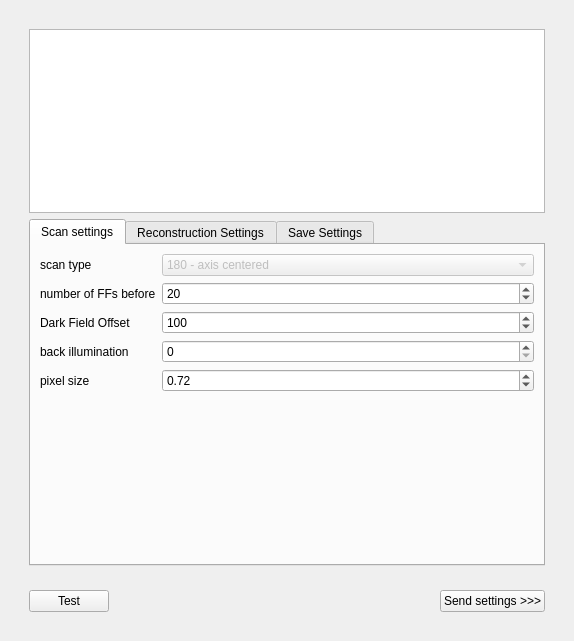
<?xml version="1.0" encoding="UTF-8"?>
<ui version="4.0">
 <class>recoParametersWidget</class>
 <widget class="QWidget" name="recoParametersWidget">
  <property name="geometry">
   <rect>
    <x>0</x>
    <y>0</y>
    <width>574</width>
    <height>641</height>
   </rect>
  </property>
  <property name="windowTitle">
   <string>Form</string>
  </property>
  <layout class="QHBoxLayout" name="horizontalLayout_3">
   <item>
    <widget class="QWidget" name="MainWidget" native="true">
     <layout class="QVBoxLayout" name="verticalLayout">
      <item>
       <widget class="QWidget" name="lowerSection" native="true">
        <layout class="QVBoxLayout" name="verticalLayout_2">
         <item>
          <widget class="QTextEdit" name="txt_console"/>
         </item>
         <item>
          <widget class="QTabWidget" name="tabWidget">
           <property name="tabShape">
            <enum>QTabWidget::Rounded</enum>
           </property>
           <property name="currentIndex">
            <number>0</number>
           </property>
           <widget class="QWidget" name="tab_scan_settings">
            <attribute name="title">
             <string>Scan settings</string>
            </attribute>
            <layout class="QFormLayout" name="formLayout">
             <property name="labelAlignment">
              <set>Qt::AlignLeading|Qt::AlignLeft|Qt::AlignVCenter</set>
             </property>
             <item row="0" column="0">
              <widget class="QLabel" name="label_18">
               <property name="text">
                <string>scan type</string>
               </property>
              </widget>
             </item>
             <item row="0" column="1">
              <widget class="QComboBox" name="comboBox_180_360">
               <property name="enabled">
                <bool>false</bool>
               </property>
               <item>
                <property name="text">
                 <string>180 - axis centered</string>
                </property>
               </item>
               <item>
                <property name="text">
                 <string>360 - axis left</string>
                </property>
               </item>
               <item>
                <property name="text">
                 <string>360 - axis right</string>
                </property>
               </item>
              </widget>
             </item>
             <item row="1" column="0">
              <widget class="QLabel" name="label_2">
               <property name="sizePolicy">
                <sizepolicy hsizetype="Fixed" vsizetype="Preferred">
                 <horstretch>0</horstretch>
                 <verstretch>0</verstretch>
                </sizepolicy>
               </property>
               <property name="text">
                <string>number of FFs before</string>
               </property>
              </widget>
             </item>
             <item row="1" column="1">
              <widget class="QSpinBox" name="spinBox_number_FFs">
               <property name="sizePolicy">
                <sizepolicy hsizetype="Minimum" vsizetype="Preferred">
                 <horstretch>0</horstretch>
                 <verstretch>0</verstretch>
                </sizepolicy>
               </property>
               <property name="maximum">
                <number>5000</number>
               </property>
               <property name="value">
                <number>20</number>
               </property>
              </widget>
             </item>
             <item row="2" column="0">
              <widget class="QLabel" name="label_10">
               <property name="sizePolicy">
                <sizepolicy hsizetype="Fixed" vsizetype="Preferred">
                 <horstretch>0</horstretch>
                 <verstretch>0</verstretch>
                </sizepolicy>
               </property>
               <property name="toolTip">
                <string>&lt;html&gt;&lt;head/&gt;&lt;body&gt;&lt;p&gt;Subtracts this value from both, projection and flat field, before dividing them&lt;/p&gt;&lt;/body&gt;&lt;/html&gt;</string>
               </property>
               <property name="text">
                <string>Dark Field Offset</string>
               </property>
              </widget>
             </item>
             <item row="2" column="1">
              <widget class="QSpinBox" name="spinBox_DF">
               <property name="sizePolicy">
                <sizepolicy hsizetype="Minimum" vsizetype="Preferred">
                 <horstretch>0</horstretch>
                 <verstretch>0</verstretch>
                </sizepolicy>
               </property>
               <property name="toolTip">
                <string>&lt;html&gt;&lt;head/&gt;&lt;body&gt;&lt;p&gt;Subtracts this value from both, projection and flat field, before dividing them&lt;/p&gt;&lt;/body&gt;&lt;/html&gt;</string>
               </property>
               <property name="maximum">
                <number>65535</number>
               </property>
               <property name="value">
                <number>100</number>
               </property>
              </widget>
             </item>
             <item row="3" column="0">
              <widget class="QLabel" name="label_13">
               <property name="text">
                <string>back illumination</string>
               </property>
              </widget>
             </item>
             <item row="3" column="1">
              <widget class="QSpinBox" name="spinBox_back_illumination">
               <property name="sizePolicy">
                <sizepolicy hsizetype="Minimum" vsizetype="Preferred">
                 <horstretch>0</horstretch>
                 <verstretch>0</verstretch>
                </sizepolicy>
               </property>
               <property name="toolTip">
                <string>&lt;html&gt;&lt;head/&gt;&lt;body&gt;&lt;p&gt;will be subtracted from the FFs only&lt;/p&gt;&lt;/body&gt;&lt;/html&gt;</string>
               </property>
               <property name="maximum">
                <number>65535</number>
               </property>
              </widget>
             </item>
             <item row="4" column="0">
              <widget class="QLabel" name="label_14">
               <property name="text">
                <string>pixel size</string>
               </property>
              </widget>
             </item>
             <item row="4" column="1">
              <widget class="QDoubleSpinBox" name="pixel_size">
               <property name="sizePolicy">
                <sizepolicy hsizetype="Minimum" vsizetype="Preferred">
                 <horstretch>0</horstretch>
                 <verstretch>0</verstretch>
                </sizepolicy>
               </property>
               <property name="singleStep">
                <double>0.010000000000000</double>
               </property>
               <property name="value">
                <double>0.720000000000000</double>
               </property>
              </widget>
             </item>
            </layout>
           </widget>
           <widget class="QWidget" name="tab_reco_settings">
            <attribute name="title">
             <string>Reconstruction Settings</string>
            </attribute>
            <layout class="QHBoxLayout" name="horizontalLayout_2">
             <item>
              <widget class="QGroupBox" name="group_reco_settings">
               <property name="title">
                <string>Reconstruction Settings</string>
               </property>
               <layout class="QFormLayout" name="formLayout_2">
                <item row="0" column="0">
                 <widget class="QLabel" name="label_8">
                  <property name="sizePolicy">
                   <sizepolicy hsizetype="Fixed" vsizetype="Preferred">
                    <horstretch>0</horstretch>
                    <verstretch>0</verstretch>
                   </sizepolicy>
                  </property>
                  <property name="text">
                   <string>ring handling (radius)</string>
                  </property>
                 </widget>
                </item>
                <item row="0" column="1">
                 <widget class="QSpinBox" name="spinBox_ringradius">
                  <property name="enabled">
                   <bool>true</bool>
                  </property>
                  <property name="sizePolicy">
                   <sizepolicy hsizetype="Minimum" vsizetype="Preferred">
                    <horstretch>0</horstretch>
                    <verstretch>0</verstretch>
                   </sizepolicy>
                  </property>
                  <property name="maximum">
                   <number>65535</number>
                  </property>
                  <property name="value">
                   <number>50</number>
                  </property>
                 </widget>
                </item>
                <item row="1" column="0">
                 <widget class="QLabel" name="label_7">
                  <property name="text">
                   <string>Slice</string>
                  </property>
                 </widget>
                </item>
                <item row="1" column="1">
                 <widget class="QSpinBox" name="slice_number">
                  <property name="enabled">
                   <bool>true</bool>
                  </property>
                  <property name="sizePolicy">
                   <sizepolicy hsizetype="Minimum" vsizetype="Preferred">
                    <horstretch>0</horstretch>
                    <verstretch>0</verstretch>
                   </sizepolicy>
                  </property>
                  <property name="font">
                   <font>
                    <pointsize>8</pointsize>
                    <weight>50</weight>
                    <bold>false</bold>
                   </font>
                  </property>
                  <property name="value">
                   <number>30</number>
                  </property>
                 </widget>
                </item>
                <item row="2" column="0">
                 <widget class="QLabel" name="label_3">
                  <property name="sizePolicy">
                   <sizepolicy hsizetype="Fixed" vsizetype="Preferred">
                    <horstretch>0</horstretch>
                    <verstretch>0</verstretch>
                   </sizepolicy>
                  </property>
                  <property name="text">
                   <string>COR:</string>
                  </property>
                 </widget>
                </item>
                <item row="2" column="1">
                 <widget class="QDoubleSpinBox" name="COR">
                  <property name="enabled">
                   <bool>true</bool>
                  </property>
                  <property name="sizePolicy">
                   <sizepolicy hsizetype="Minimum" vsizetype="Preferred">
                    <horstretch>0</horstretch>
                    <verstretch>0</verstretch>
                   </sizepolicy>
                  </property>
                  <property name="font">
                   <font>
                    <weight>50</weight>
                    <bold>false</bold>
                   </font>
                  </property>
                  <property name="maximum">
                   <double>5000.000000000000000</double>
                  </property>
                  <property name="singleStep">
                   <double>1.000000000000000</double>
                  </property>
                  <property name="value">
                   <double>0.000000000000000</double>
                  </property>
                 </widget>
                </item>
                <item row="3" column="0">
                 <widget class="QLabel" name="label_9">
                  <property name="sizePolicy">
                   <sizepolicy hsizetype="Fixed" vsizetype="Preferred">
                    <horstretch>0</horstretch>
                    <verstretch>0</verstretch>
                   </sizepolicy>
                  </property>
                  <property name="font">
                   <font>
                    <pointsize>8</pointsize>
                    <weight>50</weight>
                    <bold>false</bold>
                   </font>
                  </property>
                  <property name="text">
                   <string>Offset Angle</string>
                  </property>
                 </widget>
                </item>
                <item row="3" column="1">
                 <widget class="QDoubleSpinBox" name="Offset_Angle">
                  <property name="enabled">
                   <bool>true</bool>
                  </property>
                  <property name="sizePolicy">
                   <sizepolicy hsizetype="Minimum" vsizetype="Preferred">
                    <horstretch>0</horstretch>
                    <verstretch>0</verstretch>
                   </sizepolicy>
                  </property>
                  <property name="font">
                   <font>
                    <pointsize>8</pointsize>
                    <weight>50</weight>
                    <bold>false</bold>
                   </font>
                  </property>
                  <property name="alignment">
                   <set>Qt::AlignLeading|Qt::AlignLeft|Qt::AlignVCenter</set>
                  </property>
                  <property name="minimum">
                   <double>-360.000000000000000</double>
                  </property>
                  <property name="maximum">
                   <double>360.000000000000000</double>
                  </property>
                 </widget>
                </item>
                <item row="4" column="0">
                 <widget class="QLabel" name="label">
                  <property name="sizePolicy">
                   <sizepolicy hsizetype="Fixed" vsizetype="Preferred">
                    <horstretch>0</horstretch>
                    <verstretch>0</verstretch>
                   </sizepolicy>
                  </property>
                  <property name="text">
                   <string>Rot-speed[°/img]</string>
                  </property>
                 </widget>
                </item>
                <item row="4" column="1">
                 <widget class="QDoubleSpinBox" name="speed_W">
                  <property name="enabled">
                   <bool>true</bool>
                  </property>
                  <property name="sizePolicy">
                   <sizepolicy hsizetype="Minimum" vsizetype="Preferred">
                    <horstretch>0</horstretch>
                    <verstretch>0</verstretch>
                   </sizepolicy>
                  </property>
                  <property name="decimals">
                   <number>5</number>
                  </property>
                  <property name="singleStep">
                   <double>0.000100000000000</double>
                  </property>
                  <property name="value">
                   <double>0.300000000000000</double>
                  </property>
                 </widget>
                </item>
                <item row="5" column="0">
                 <widget class="QLabel" name="label_4">
                  <property name="enabled">
                   <bool>false</bool>
                  </property>
                  <property name="sizePolicy">
                   <sizepolicy hsizetype="Fixed" vsizetype="Preferred">
                    <horstretch>0</horstretch>
                    <verstretch>0</verstretch>
                   </sizepolicy>
                  </property>
                  <property name="text">
                   <string>Y-speed[Px/img]</string>
                  </property>
                 </widget>
                </item>
                <item row="5" column="1">
                 <widget class="QDoubleSpinBox" name="speed_Y">
                  <property name="enabled">
                   <bool>false</bool>
                  </property>
                  <property name="sizePolicy">
                   <sizepolicy hsizetype="Minimum" vsizetype="Preferred">
                    <horstretch>0</horstretch>
                    <verstretch>0</verstretch>
                   </sizepolicy>
                  </property>
                 </widget>
                </item>
                <item row="6" column="0">
                 <widget class="QLabel" name="label_15">
                  <property name="sizePolicy">
                   <sizepolicy hsizetype="Fixed" vsizetype="Preferred">
                    <horstretch>0</horstretch>
                    <verstretch>0</verstretch>
                   </sizepolicy>
                  </property>
                  <property name="font">
                   <font>
                    <pointsize>8</pointsize>
                    <weight>50</weight>
                    <bold>false</bold>
                   </font>
                  </property>
                  <property name="text">
                   <string>Algorithm</string>
                  </property>
                 </widget>
                </item>
                <item row="6" column="1">
                 <widget class="QComboBox" name="algorithm_list">
                  <property name="enabled">
                   <bool>false</bool>
                  </property>
                  <property name="sizePolicy">
                   <sizepolicy hsizetype="Minimum" vsizetype="Preferred">
                    <horstretch>0</horstretch>
                    <verstretch>0</verstretch>
                   </sizepolicy>
                  </property>
                  <property name="font">
                   <font>
                    <pointsize>8</pointsize>
                    <weight>50</weight>
                    <bold>false</bold>
                   </font>
                  </property>
                  <item>
                   <property name="text">
                    <string>gridrec</string>
                   </property>
                  </item>
                  <item>
                   <property name="text">
                    <string>FBP_CUDA</string>
                   </property>
                  </item>
                  <item>
                   <property name="text">
                    <string>art</string>
                   </property>
                  </item>
                  <item>
                   <property name="text">
                    <string>bart</string>
                   </property>
                  </item>
                  <item>
                   <property name="text">
                    <string>fbp</string>
                   </property>
                  </item>
                  <item>
                   <property name="text">
                    <string>sirt</string>
                   </property>
                  </item>
                  <item>
                   <property name="text">
                    <string>tv</string>
                   </property>
                  </item>
                  <item>
                   <property name="text">
                    <string>grad</string>
                   </property>
                  </item>
                  <item>
                   <property name="text">
                    <string>mlem</string>
                   </property>
                  </item>
                  <item>
                   <property name="text">
                    <string>tikh</string>
                   </property>
                  </item>
                  <item>
                   <property name="text">
                    <string>osem</string>
                   </property>
                  </item>
                  <item>
                   <property name="text">
                    <string>pml_hybrid</string>
                   </property>
                  </item>
                  <item>
                   <property name="text">
                    <string>pml_quad</string>
                   </property>
                  </item>
                  <item>
                   <property name="text">
                    <string>ospml_hybrid</string>
                   </property>
                  </item>
                  <item>
                   <property name="text">
                    <string>ospml_quad</string>
                   </property>
                  </item>
                 </widget>
                </item>
                <item row="7" column="0">
                 <widget class="QLabel" name="label_16">
                  <property name="sizePolicy">
                   <sizepolicy hsizetype="Fixed" vsizetype="Preferred">
                    <horstretch>0</horstretch>
                    <verstretch>0</verstretch>
                   </sizepolicy>
                  </property>
                  <property name="font">
                   <font>
                    <pointsize>8</pointsize>
                    <weight>50</weight>
                    <bold>false</bold>
                   </font>
                  </property>
                  <property name="text">
                   <string>Filter</string>
                  </property>
                 </widget>
                </item>
                <item row="7" column="1">
                 <widget class="QComboBox" name="filter_list">
                  <property name="enabled">
                   <bool>false</bool>
                  </property>
                  <property name="sizePolicy">
                   <sizepolicy hsizetype="Minimum" vsizetype="Preferred">
                    <horstretch>0</horstretch>
                    <verstretch>0</verstretch>
                   </sizepolicy>
                  </property>
                  <property name="font">
                   <font>
                    <pointsize>8</pointsize>
                    <weight>50</weight>
                    <bold>false</bold>
                   </font>
                  </property>
                  <item>
                   <property name="text">
                    <string>shepp</string>
                   </property>
                  </item>
                  <item>
                   <property name="text">
                    <string>ramlak</string>
                   </property>
                  </item>
                  <item>
                   <property name="text">
                    <string>hann</string>
                   </property>
                  </item>
                  <item>
                   <property name="text">
                    <string>hamming</string>
                   </property>
                  </item>
                  <item>
                   <property name="text">
                    <string>parzen</string>
                   </property>
                  </item>
                  <item>
                   <property name="text">
                    <string>butterworth</string>
                   </property>
                  </item>
                  <item>
                   <property name="text">
                    <string>cosine</string>
                   </property>
                  </item>
                  <item>
                   <property name="text">
                    <string>none</string>
                   </property>
                  </item>
                 </widget>
                </item>
                <item row="8" column="0">
                 <widget class="QCheckBox" name="auto_update">
                  <property name="enabled">
                   <bool>true</bool>
                  </property>
                  <property name="text">
                   <string>auto update</string>
                  </property>
                 </widget>
                </item>
                <item row="8" column="1">
                 <widget class="QPushButton" name="btn_test_reco">
                  <property name="enabled">
                   <bool>false</bool>
                  </property>
                  <property name="sizePolicy">
                   <sizepolicy hsizetype="Minimum" vsizetype="Preferred">
                    <horstretch>0</horstretch>
                    <verstretch>0</verstretch>
                   </sizepolicy>
                  </property>
                  <property name="minimumSize">
                   <size>
                    <width>0</width>
                    <height>30</height>
                   </size>
                  </property>
                  <property name="font">
                   <font>
                    <pointsize>14</pointsize>
                    <weight>75</weight>
                    <bold>true</bold>
                   </font>
                  </property>
                  <property name="text">
                   <string>Test</string>
                  </property>
                 </widget>
                </item>
               </layout>
              </widget>
             </item>
             <item>
              <widget class="QGroupBox" name="group_phase">
               <property name="title">
                <string>Phase Retrieval</string>
               </property>
               <layout class="QFormLayout" name="formLayout_3">
                <item row="0" column="0" colspan="2">
                 <widget class="QCheckBox" name="checkBox_phase_2">
                  <property name="enabled">
                   <bool>false</bool>
                  </property>
                  <property name="sizePolicy">
                   <sizepolicy hsizetype="Minimum" vsizetype="Preferred">
                    <horstretch>0</horstretch>
                    <verstretch>0</verstretch>
                   </sizepolicy>
                  </property>
                  <property name="font">
                   <font>
                    <pointsize>8</pointsize>
                    <weight>50</weight>
                    <bold>false</bold>
                   </font>
                  </property>
                  <property name="text">
                   <string>Phase Retrieval</string>
                  </property>
                 </widget>
                </item>
                <item row="1" column="0">
                 <widget class="QLabel" name="label_distance_2">
                  <property name="enabled">
                   <bool>true</bool>
                  </property>
                  <property name="sizePolicy">
                   <sizepolicy hsizetype="Minimum" vsizetype="Minimum">
                    <horstretch>0</horstretch>
                    <verstretch>0</verstretch>
                   </sizepolicy>
                  </property>
                  <property name="font">
                   <font>
                    <pointsize>8</pointsize>
                    <weight>50</weight>
                    <bold>false</bold>
                   </font>
                  </property>
                  <property name="text">
                   <string>distance (cm)</string>
                  </property>
                 </widget>
                </item>
                <item row="1" column="1">
                 <widget class="QDoubleSpinBox" name="doubleSpinBox_distance_2">
                  <property name="enabled">
                   <bool>false</bool>
                  </property>
                  <property name="sizePolicy">
                   <sizepolicy hsizetype="Minimum" vsizetype="Preferred">
                    <horstretch>0</horstretch>
                    <verstretch>0</verstretch>
                   </sizepolicy>
                  </property>
                  <property name="font">
                   <font>
                    <pointsize>8</pointsize>
                    <weight>50</weight>
                    <bold>false</bold>
                   </font>
                  </property>
                  <property name="maximum">
                   <double>5000.000000000000000</double>
                  </property>
                  <property name="value">
                   <double>1.000000000000000</double>
                  </property>
                 </widget>
                </item>
                <item row="2" column="0">
                 <widget class="QLabel" name="label_Energy_2">
                  <property name="enabled">
                   <bool>true</bool>
                  </property>
                  <property name="sizePolicy">
                   <sizepolicy hsizetype="Minimum" vsizetype="Minimum">
                    <horstretch>0</horstretch>
                    <verstretch>0</verstretch>
                   </sizepolicy>
                  </property>
                  <property name="font">
                   <font>
                    <pointsize>8</pointsize>
                    <weight>50</weight>
                    <bold>false</bold>
                   </font>
                  </property>
                  <property name="text">
                   <string>Energy (keV)</string>
                  </property>
                 </widget>
                </item>
                <item row="2" column="1">
                 <widget class="QDoubleSpinBox" name="doubleSpinBox_Energy_2">
                  <property name="enabled">
                   <bool>false</bool>
                  </property>
                  <property name="sizePolicy">
                   <sizepolicy hsizetype="Minimum" vsizetype="Preferred">
                    <horstretch>0</horstretch>
                    <verstretch>0</verstretch>
                   </sizepolicy>
                  </property>
                  <property name="font">
                   <font>
                    <pointsize>8</pointsize>
                    <weight>50</weight>
                    <bold>false</bold>
                   </font>
                  </property>
                  <property name="minimum">
                   <double>1.000000000000000</double>
                  </property>
                  <property name="maximum">
                   <double>100.000000000000000</double>
                  </property>
                  <property name="value">
                   <double>20.000000000000000</double>
                  </property>
                 </widget>
                </item>
                <item row="3" column="0">
                 <widget class="QLabel" name="label_alpha_2">
                  <property name="enabled">
                   <bool>true</bool>
                  </property>
                  <property name="sizePolicy">
                   <sizepolicy hsizetype="Minimum" vsizetype="Minimum">
                    <horstretch>0</horstretch>
                    <verstretch>0</verstretch>
                   </sizepolicy>
                  </property>
                  <property name="font">
                   <font>
                    <pointsize>8</pointsize>
                    <weight>50</weight>
                    <bold>false</bold>
                   </font>
                  </property>
                  <property name="text">
                   <string>alpha</string>
                  </property>
                 </widget>
                </item>
                <item row="3" column="1">
                 <widget class="QDoubleSpinBox" name="doubleSpinBox_alpha_2">
                  <property name="enabled">
                   <bool>false</bool>
                  </property>
                  <property name="sizePolicy">
                   <sizepolicy hsizetype="Minimum" vsizetype="Preferred">
                    <horstretch>0</horstretch>
                    <verstretch>0</verstretch>
                   </sizepolicy>
                  </property>
                  <property name="font">
                   <font>
                    <pointsize>8</pointsize>
                    <weight>50</weight>
                    <bold>false</bold>
                   </font>
                  </property>
                  <property name="decimals">
                   <number>6</number>
                  </property>
                  <property name="singleStep">
                   <double>0.000100000000000</double>
                  </property>
                  <property name="value">
                   <double>0.001000000000000</double>
                  </property>
                 </widget>
                </item>
               </layout>
              </widget>
             </item>
            </layout>
           </widget>
           <widget class="QWidget" name="tab_save_settings">
            <attribute name="title">
             <string>Save Settings</string>
            </attribute>
            <layout class="QFormLayout" name="formLayout_4">
             <item row="0" column="0">
              <widget class="QLabel" name="save_mode_label">
               <property name="text">
                <string>Save as : </string>
               </property>
              </widget>
             </item>
             <item row="0" column="1">
              <widget class="QComboBox" name="save_filetype">
               <item>
                <property name="text">
                 <string>hdf5</string>
                </property>
               </item>
               <item>
                <property name="text">
                 <string>tiff</string>
                </property>
               </item>
              </widget>
             </item>
             <item row="1" column="0">
              <widget class="QLabel" name="label_17">
               <property name="text">
                <string>data type : </string>
               </property>
              </widget>
             </item>
             <item row="1" column="1">
              <widget class="QComboBox" name="save_data_type">
               <item>
                <property name="text">
                 <string>uint16</string>
                </property>
               </item>
               <item>
                <property name="text">
                 <string>float32</string>
                </property>
               </item>
              </widget>
             </item>
             <item row="2" column="0">
              <widget class="QLabel" name="label_19">
               <property name="text">
                <string>Intensity value clipping</string>
               </property>
              </widget>
             </item>
             <item row="2" column="1">
              <widget class="QLabel" name="label_20">
               <property name="text">
                <string>( applied for uint only)</string>
               </property>
              </widget>
             </item>
             <item row="3" column="0">
              <widget class="QDoubleSpinBox" name="int_low">
               <property name="enabled">
                <bool>true</bool>
               </property>
               <property name="sizePolicy">
                <sizepolicy hsizetype="Minimum" vsizetype="Preferred">
                 <horstretch>0</horstretch>
                 <verstretch>0</verstretch>
                </sizepolicy>
               </property>
               <property name="decimals">
                <number>3</number>
               </property>
               <property name="minimum">
                <double>-65535.000000000000000</double>
               </property>
               <property name="maximum">
                <double>65535.000000000000000</double>
               </property>
               <property name="singleStep">
                <double>1.000000000000000</double>
               </property>
               <property name="value">
                <double>-100.000000000000000</double>
               </property>
              </widget>
             </item>
             <item row="3" column="1">
              <widget class="QDoubleSpinBox" name="int_high">
               <property name="enabled">
                <bool>true</bool>
               </property>
               <property name="sizePolicy">
                <sizepolicy hsizetype="Minimum" vsizetype="Preferred">
                 <horstretch>0</horstretch>
                 <verstretch>0</verstretch>
                </sizepolicy>
               </property>
               <property name="decimals">
                <number>3</number>
               </property>
               <property name="minimum">
                <double>-65535.000000000000000</double>
               </property>
               <property name="maximum">
                <double>65535.000000000000000</double>
               </property>
               <property name="singleStep">
                <double>1.000000000000000</double>
               </property>
               <property name="value">
                <double>100.000000000000000</double>
               </property>
              </widget>
             </item>
             <item row="4" column="0">
              <widget class="QLabel" name="label_21">
               <property name="text">
                <string>Chunking data </string>
               </property>
              </widget>
             </item>
             <item row="4" column="1">
              <widget class="QLabel" name="label_22">
               <property name="text">
                <string>( applied to hdf5 file format only ) </string>
               </property>
              </widget>
             </item>
             <item row="5" column="0">
              <widget class="QLabel" name="label_11">
               <property name="text">
                <string>X-chunking (pixel)</string>
               </property>
              </widget>
             </item>
             <item row="5" column="1">
              <widget class="QSpinBox" name="hdf_chunking_x">
               <property name="enabled">
                <bool>true</bool>
               </property>
               <property name="sizePolicy">
                <sizepolicy hsizetype="Minimum" vsizetype="Preferred">
                 <horstretch>0</horstretch>
                 <verstretch>0</verstretch>
                </sizepolicy>
               </property>
               <property name="maximum">
                <number>99999</number>
               </property>
               <property name="value">
                <number>500</number>
               </property>
              </widget>
             </item>
             <item row="6" column="0">
              <widget class="QLabel" name="label_12">
               <property name="text">
                <string>Y-chunking (pixel)</string>
               </property>
              </widget>
             </item>
             <item row="6" column="1">
              <widget class="QSpinBox" name="hdf_chunking_y">
               <property name="enabled">
                <bool>true</bool>
               </property>
               <property name="sizePolicy">
                <sizepolicy hsizetype="Minimum" vsizetype="Preferred">
                 <horstretch>0</horstretch>
                 <verstretch>0</verstretch>
                </sizepolicy>
               </property>
               <property name="maximum">
                <number>99999</number>
               </property>
               <property name="value">
                <number>500</number>
               </property>
              </widget>
             </item>
             <item row="10" column="0">
              <widget class="QLabel" name="label_5">
               <property name="enabled">
                <bool>true</bool>
               </property>
               <property name="sizePolicy">
                <sizepolicy hsizetype="Minimum" vsizetype="Minimum">
                 <horstretch>0</horstretch>
                 <verstretch>0</verstretch>
                </sizepolicy>
               </property>
               <property name="text">
                <string>first slice</string>
               </property>
              </widget>
             </item>
             <item row="10" column="1">
              <widget class="QLabel" name="label_6">
               <property name="enabled">
                <bool>true</bool>
               </property>
               <property name="sizePolicy">
                <sizepolicy hsizetype="Minimum" vsizetype="Minimum">
                 <horstretch>0</horstretch>
                 <verstretch>0</verstretch>
                </sizepolicy>
               </property>
               <property name="text">
                <string>last slice</string>
               </property>
              </widget>
             </item>
             <item row="11" column="0">
              <widget class="QSpinBox" name="first_slice">
               <property name="enabled">
                <bool>true</bool>
               </property>
               <property name="maximum">
                <number>999999</number>
               </property>
              </widget>
             </item>
             <item row="11" column="1">
              <widget class="QSpinBox" name="last_slice">
               <property name="enabled">
                <bool>true</bool>
               </property>
               <property name="maximum">
                <number>999999</number>
               </property>
              </widget>
             </item>
             <item row="9" column="0">
              <widget class="QLabel" name="label_23">
               <property name="text">
                <string>Select a range for reconstruction</string>
               </property>
              </widget>
             </item>
            </layout>
           </widget>
          </widget>
         </item>
        </layout>
       </widget>
      </item>
      <item>
       <widget class="QWidget" name="lowerSection_2" native="true">
        <layout class="QHBoxLayout" name="horizontalLayout">
         <item>
          <widget class="QPushButton" name="btn_test">
           <property name="text">
            <string>Test</string>
           </property>
          </widget>
         </item>
         <item>
          <spacer name="horizontalSpacer">
           <property name="orientation">
            <enum>Qt::Horizontal</enum>
           </property>
           <property name="sizeHint" stdset="0">
            <size>
             <width>40</width>
             <height>20</height>
            </size>
           </property>
          </spacer>
         </item>
         <item>
          <widget class="QPushButton" name="btn_send_settings">
           <property name="text">
            <string>Send settings &gt;&gt;&gt;</string>
           </property>
          </widget>
         </item>
        </layout>
       </widget>
      </item>
     </layout>
    </widget>
   </item>
  </layout>
 </widget>
 <resources/>
 <connections/>
</ui>
